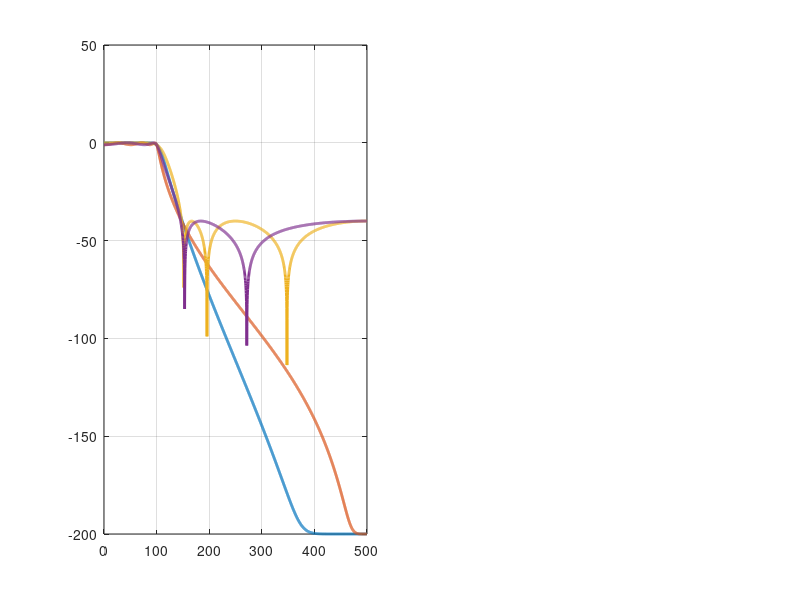

MATLAB code for this plot: (Note: this script raises an error after producing the figure.)
clc; clear all; close all;

% Especificações do Filtro
fs = 1000;             % Frequência de amostragem (Hz)
fp = 100;              % Limite da banda passante (Hz)
fst = 150;             % Limite da banda de rejeição (Hz)
Rp = 1;                % Ondulação máxima na banda passante (dB)
Rs = 40;               % Atenuação mínima na banda de rejeição (dB)

% Frequências normalizadas de Nyquist (entre 0 e 1)
wp = fp / (fs/2);
ws = fst / (fs/2);

% 1. Determinação da ordem e frequência natural para cada filtro
[n_butt, wn_butt] = buttord(wp, ws, Rp, Rs);
[n_cheb1, wn_cheb1] = cheb1ord(wp, ws, Rp, Rs);
[n_cheb2, wn_cheb2] = cheb2ord(wp, ws, Rp, Rs);
[n_ellip, wn_ellip] = ellipord(wp, ws, Rp, Rs);

% Exibir ordens calculadas no console
fprintf('Ordens dos filtros calculadas para as especificações:\n');
fprintf('Butterworth: %d\n', n_butt);
fprintf('Chebyshev I: %d\n', n_cheb1);
fprintf('Chebyshev II: %d\n', n_cheb2);
fprintf('Elíptico: %d\n', n_ellip);

% 2. Projeto dos filtros (coeficientes da função de transferência)
[b_butt, a_butt] = butter(n_butt, wn_butt);
[b_cheb1, a_cheb1] = cheby1(n_cheb1, Rp, wn_cheb1);
[b_cheb2, a_cheb2] = cheby2(n_cheb2, Rs, wn_cheb2);
[b_ellip, a_ellip] = ellip(n_ellip, Rp, Rs, wn_ellip);

% 3. Resposta em frequência
N_pts = 2048;
[H_butt, f]   = freqz(b_butt, a_butt, N_pts, fs);
[H_cheb1, ~]  = freqz(b_cheb1, a_cheb1, N_pts, fs);
[H_cheb2, ~]  = freqz(b_cheb2, a_cheb2, N_pts, fs);
[H_ellip, ~]  = freqz(b_ellip, a_ellip, N_pts, fs);

% Magnitudes em dB
mag_butt   = 20 * log10(abs(H_butt) + 1e-10);
mag_cheb1  = 20 * log10(abs(H_cheb1) + 1e-10);
mag_cheb2  = 20 * log10(abs(H_cheb2) + 1e-10);
mag_ellip  = 20 * log10(abs(H_ellip) + 1e-10);

% --- GRÁFICO 1: Comparação Geral de Magnitude e Zoom na Banda Passante ---
fig1 = figure('Position', [100, 100, 950, 520]);

% Magnitude Completa (dB)
subplot(1, 2, 1);
plot(f, mag_butt, 'Color', [0, 0.4470, 0.7410], 'LineWidth', 2.0); hold on;
plot(f, mag_cheb1, 'Color', [0.8500, 0.3250, 0.0980], 'LineWidth', 2.0);
plot(f, mag_cheb2, 'Color', [0.9290, 0.6940, 0.1250], 'LineWidth', 2.0);
plot(f, mag_ellip, 'Color', [0.4980, 0.1840, 0.5560], 'LineWidth', 2.0);

% Detalhes estéticos
grid on; ax = gca; ax.GridLineStyle = '--'; ax.GridAlpha = 0.5; ax.FontSize = 10;
ax.FontName = 'Arial'; box on;
xlim([0, 300]); ylim([-80, 5]);
xlabel('Frequência (Hz)', 'FontSize', 11, 'FontName', 'Arial');
ylabel('Magnitude (dB)', 'FontSize', 11, 'FontName', 'Arial');
title('Resposta em Frequência (Comparação)', 'FontSize', 12, 'FontWeight', 'bold', 'FontName', 'Arial');

legend({['Butterworth (Ordem ' num2str(n_butt) ')'], ...
        ['Chebyshev I (Ordem ' num2str(n_cheb1) ')'], ...
        ['Chebyshev II (Ordem ' num2str(n_cheb2) ')'], ...
        ['Elíptico (Ordem ' num2str(n_ellip) ')']}, ...
        'Location', 'southwest', 'FontSize', 9);

% Zoom na Banda Passante
subplot(1, 2, 2);
plot(f, mag_butt, 'Color', [0, 0.4470, 0.7410], 'LineWidth', 2.0); hold on;
plot(f, mag_cheb1, 'Color', [0.8500, 0.3250, 0.0980], 'LineWidth', 2.0);
plot(f, mag_cheb2, 'Color', [0.9290, 0.6940, 0.1250], 'LineWidth', 2.0);
plot(f, mag_ellip, 'Color', [0.4980, 0.1840, 0.5560], 'LineWidth', 2.0);

grid on; ax = gca; ax.GridLineStyle = '--'; ax.GridAlpha = 0.5; ax.FontSize = 10;
ax.FontName = 'Arial'; box on;
xlim([0, 110]); ylim([-2, 0.5]);
xlabel('Frequência (Hz)', 'FontSize', 11, 'FontName', 'Arial');
ylabel('Magnitude (dB)', 'FontSize', 11, 'FontName', 'Arial');
title('Zoom na Banda Passante (Ondulações)', 'FontSize', 12, 'FontWeight', 'bold', 'FontName', 'Arial');

% Exportar imagem
exportgraphics(fig1, '../../images/aula9_iir_comparison_types.png', 'Resolution', 200);
close(fig1);

% --- GRÁFICO 2: Polos e Zeros Comparação ---
fig2 = figure('Position', [100, 100, 950, 260]);

plot_zplane(b_butt, a_butt, 'Butterworth Poles/Zeros', 1);
plot_zplane(b_cheb1, a_cheb1, 'Chebyshev I Poles/Zeros', 2);
plot_zplane(b_cheb2, a_cheb2, 'Chebyshev II Poles/Zeros', 3);
plot_zplane(b_ellip, a_ellip, 'Elliptic Poles/Zeros', 4);

% Exportar imagem
exportgraphics(fig2, '../../images/aula9_iir_comparison_poles.png', 'Resolution', 200);
close(fig2);

disp('Gráficos de comparação de tipos de filtros IIR gerados!');

% --- Função Local para o Plano Z ---
function plot_zplane(b, a, title_str, col_idx)
    subplot(1, 4, col_idx);
    hold on;
    theta = linspace(0, 2*pi, 100);
    fill(cos(theta), sin(theta), [0.97, 0.97, 0.97], 'EdgeColor', [0.8, 0.8, 0.8]);
    plot([-1.2, 1.2], [0, 0], 'k--', 'LineWidth', 0.6);
    plot([0, 0], [-1.2, 1.2], 'k--', 'LineWidth', 0.6);
    [z, p, ~] = tf2zp(b, a);
    plot(real(z), imag(z), 'o', 'Color', [0, 0.4470, 0.7410], 'LineWidth', 1.2, 'MarkerSize', 6);
    plot(real(p), imag(p), 'x', 'Color', [0.8500, 0.3250, 0.0980], 'LineWidth', 1.5, 'MarkerSize', 8);
    title(title_str, 'FontSize', 9, 'FontWeight', 'bold', 'FontName', 'Arial');
    grid on; box on;
    xlim([-1.2, 1.2]); ylim([-1.2, 1.2]);
    axis square;
    ax = gca; ax.GridLineStyle = ':'; ax.FontSize = 8;
end
